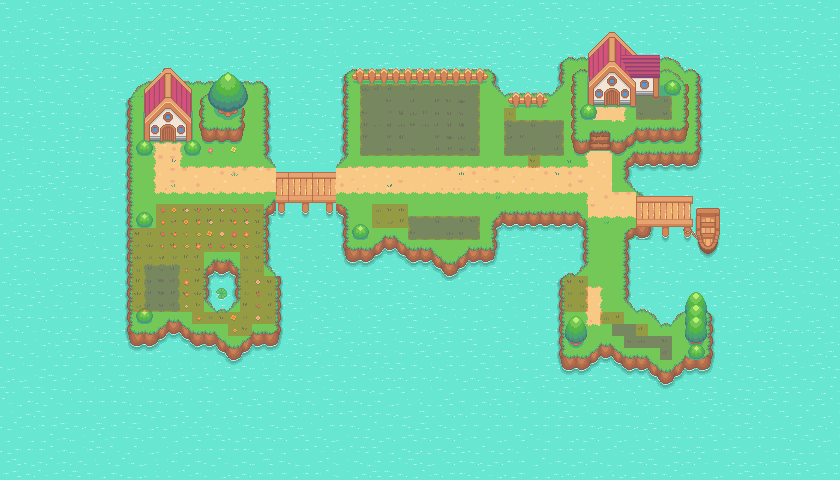

Tiled map render using the project's own tile images. Description and the map definition, with tile-layer contents summarised, below:
An orthogonal 70x40 tile map with 12x12 px tiles, 14 tile layers (Sea, Island Below, Bridge, Field, ...), 2 hidden layers not drawn, 3 tilesets.

<map version="1.9" tiledversion="1.9.0" orientation="orthogonal" renderorder="right-down" width="70" height="40" tilewidth="12" tileheight="12" infinite="0" backgroundcolor="#67e6d2" nextlayerid="17" nextobjectid="1">
 <editorsettings>
  <export target="Pokemon Style Game Map2.json" format="json" />
 </editorsettings>
 <tileset firstgid="1" source="Pokemon Style Game.tsx" />
 <tileset firstgid="1025" source="pokemonStyleGameTileset.tsx" />
 <tileset firstgid="2049" source="collisionTileset.tsx" />
 <layer id="1" name="Sea" width="70" height="40">
  <data>[2800 cells, 2800 non-empty, 9 distinct tile ids]</data>
 </layer>
 <layer id="2" name="Island Below" width="70" height="40">
  <data>[2800 cells, 941 non-empty, 128 distinct tile ids]</data>
 </layer>
 <layer id="11" name="Bridge" width="70" height="40">
  <data>[2800 cells, 53 non-empty, 32 distinct tile ids]</data>
 </layer>
 <layer id="5" name="Field" width="70" height="40">
  <data>[2800 cells, 115 non-empty, 19 distinct tile ids]</data>
 </layer>
 <layer id="7" name="Path" width="70" height="40">
  <data>[2800 cells, 171 non-empty, 29 distinct tile ids]</data>
 </layer>
 <layer id="3" name="Island Upside" width="70" height="40">
  <data>[2800 cells, 82 non-empty, 40 distinct tile ids]</data>
 </layer>
 <layer id="8" name="Upside Path" width="70" height="40">
  <data>[2800 cells, 18 non-empty, 12 distinct tile ids]</data>
 </layer>
 <layer id="4" name="House" width="70" height="40">
  <data>[2800 cells, 157 non-empty, 97 distinct tile ids]</data>
 </layer>
 <layer id="9" name="Grass and Flower and Other" width="70" height="40">
  <data>[2800 cells, 158 non-empty, 54 distinct tile ids]</data>
 </layer>
 <layer id="6" name="Tree" width="70" height="40">
  <data>[2800 cells, 149 non-empty, 47 distinct tile ids]</data>
 </layer>
 <layer id="14" name="under tree1" width="70" height="40">
  <data>[2800 cells, 6 non-empty, 6 distinct tile ids]</data>
 </layer>
 <layer id="15" name="under tree2" width="70" height="40">
  <data>[2800 cells, 6 non-empty, 6 distinct tile ids]</data>
 </layer>
 <layer id="16" name="under tree3" width="70" height="40">
  <data>[2800 cells, 8 non-empty, 8 distinct tile ids]</data>
 </layer>
 <layer id="10" name="Colision" width="70" height="40" visible="0" opacity="0.74">
  <data>[2800 cells, 195 non-empty, 1 distinct tile ids]</data>
 </layer>
 <layer id="13" name="Battle zone" width="70" height="40" opacity="0.23">
  <data>[2800 cells, 209 non-empty, 1 distinct tile ids]</data>
 </layer>
 <layer id="12" name="ForeGround Object" width="70" height="40" visible="0">
  <data>[2800 cells, 15 non-empty, 11 distinct tile ids]</data>
 </layer>
</map>
